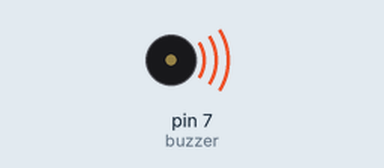
Simulated run of this sketch. Board: Arduino Uno, built with avr-gcc and run on an emulated ATmega328P. Shown: buzzer (waves = sounding, pin HIGH).

Above: at 1.0 s.
At 3.0 s:
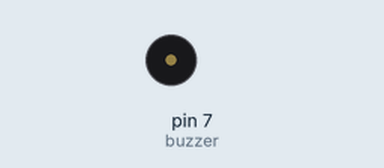
Timing chart, 0 to 5.2 s (numbered marks = the images above):
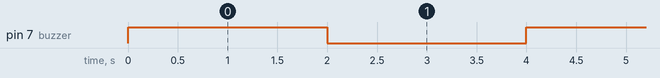

The sketch:

Buzzer.ino
```cpp
int buzzer =7;

void setup()
{
pinMode(buzzer,OUTPUT);
}

void loop()
{
int i;

  while(1)
  {

    for(i=0; i<80; i++)
    {
      digitalWrite(buzzer, HIGH);
      delay(2000);
      digitalWrite(buzzer, LOW);
      delay(2000);
    }
  }
}
```

Measured:
- by itself, pin 7 (buzzer): alternates HIGH for 2.0 s and LOW for 2.0 s
